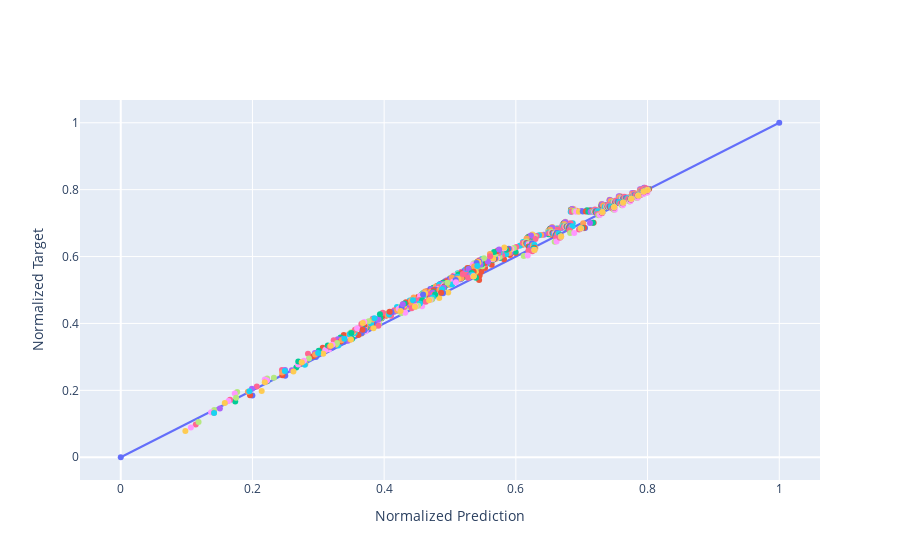

The cell this chart's notebook holds for it:
### Markdown cell above
## Parity Plot of Training Error

### Code cell
# random plotting traing error at some interval = skip to not make the plot rendering too slow
skip = 20

fig = go.Figure()
fig.add_trace(go.Scatter(x = [0,1], y = [0,1], showlegend=False, mode="markers+lines"))
for i in range(0,len(X_train), batch_size*skip):
    fig.add_trace(go.Scatter(x = model.predict(X_train[i:i+batch_size],verbose=0).flatten(), 
                             y = y_train[i:i+batch_size], 
                             showlegend=False, mode="markers"))
fig.update_yaxes(title='Normalized Target')
fig.update_xaxes(title='Normalized Prediction')
